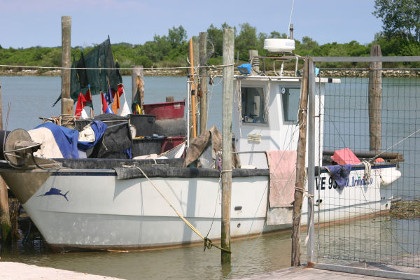
#> input picture imagechops/boat-small.jpg, 420 x 280 px
$ python imagechops-add.py
#> lines starting #> are read from the running program, lines starting #| are printed output that depends on the picture
# Author:  Martin McBride
# Created: 2021-06-11
# Copyright (C) 2021, Martin McBride
# License: MIT

# Add two images
# The boat is added to a gradient.
# The main (triple) features shows the boat, patches and added features.
# There is also an example using add with scaling and add modulo.

from PIL import Image, ImageDraw, ImageFont, ImageChops

image = Image.open('boat-small.jpg')
#> image is the input picture: PIL image 420x280 RGB; mean R, G, B 143.2, 144.1, 140.7
gradient_image = Image.open('greygradient.png').convert('RGB')
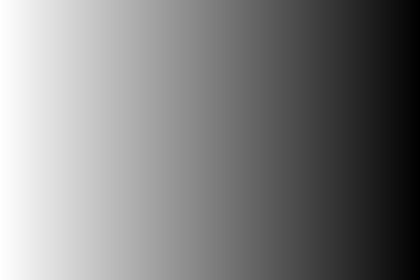
#> input picture imagechops/greygradient.png, 420 x 280 px
composite_image = ImageChops.add(image, gradient_image)
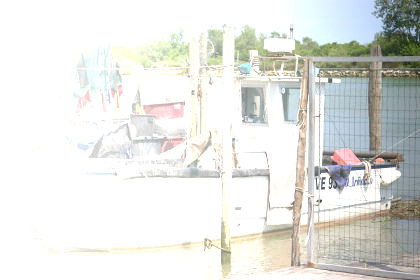
#> composite_image: PIL image 420x280 RGB; mean R, G, B 226.2, 227.3, 223.7

# Place the images in a grid, with captions
output_image = Image.new('RGB', (1280, 320), 'white')
#> output_image: PIL image 1280x320 RGB; every value is 255
draw = ImageDraw.Draw(output_image)
font = ImageFont.truetype("Arial.ttf", 20)

x, y = 0, 0
draw.text((x+10, y+285), "Image", font=font, fill=0)
output_image.paste(image, (x, y))
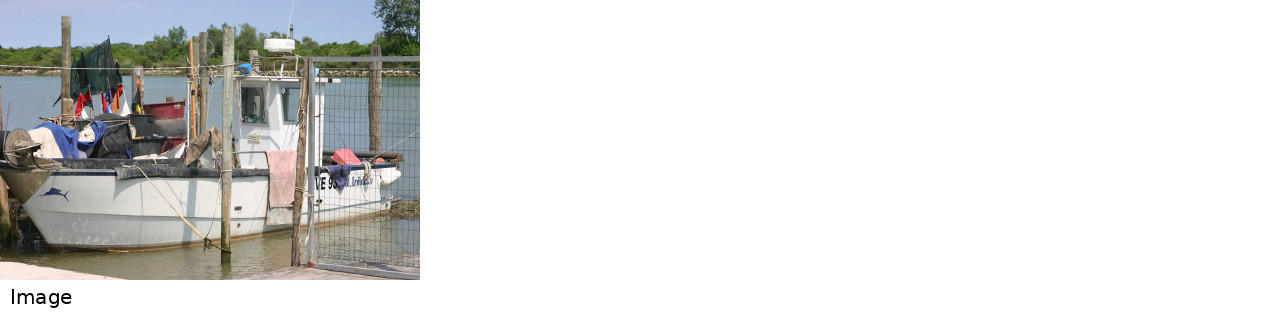
#> output_image: PIL image 1280x320 RGB; mean R, G, B 222.7, 223, 222

x, y = 430, 0
draw.text((x+10, y+285), "Gradient", font=font, fill=0)
output_image.paste(gradient_image, (x, y))
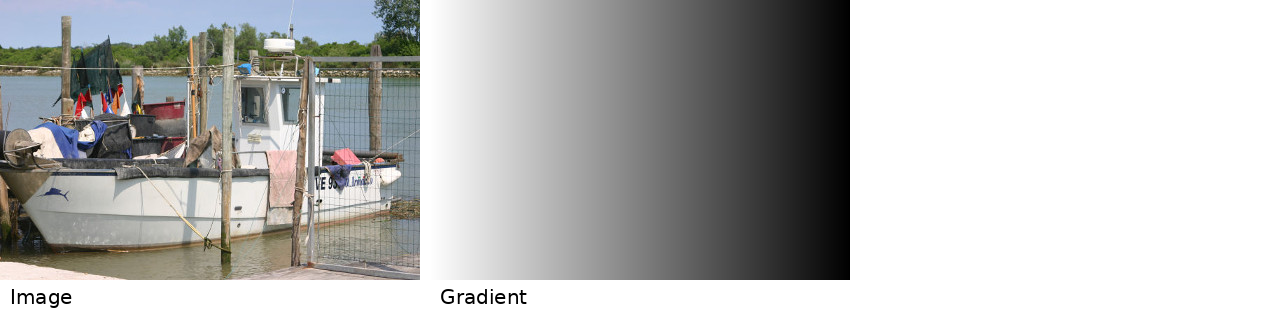
#> output_image: PIL image 1280x320 RGB; mean R, G, B 185.8, 186.1, 185.1

x, y = 860, 0
draw.text((x+10, y+285), "Composite", font=font, fill=0)
output_image.paste(composite_image, (x, y))
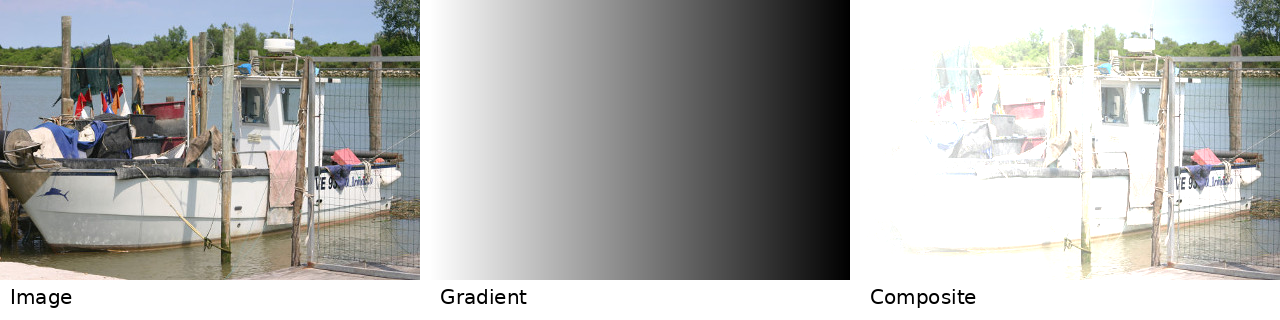
#> output_image: PIL image 1280x320 RGB; mean R, G, B 177.3, 177.9, 175.8

output_image.save('imagechops-add.jpg')

composite_image = ImageChops.add(image, gradient_image, 2)
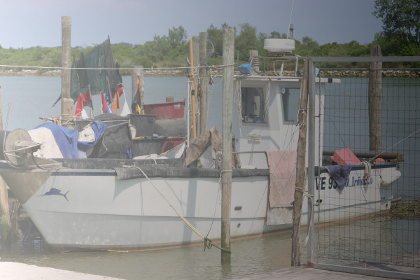
#> composite_image: PIL image 420x280 RGB; mean R, G, B 135.1, 135.6, 133.8
composite_image.save('imagechops-add-scaled.jpg')

composite_image = ImageChops.add_modulo(image, gradient_image)
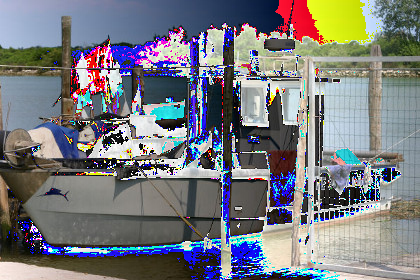
#> composite_image: PIL image 420x280 RGB; mean R, G, B 120.6, 122.1, 126.5
composite_image.save('imagechops-add-modulo.jpg')
